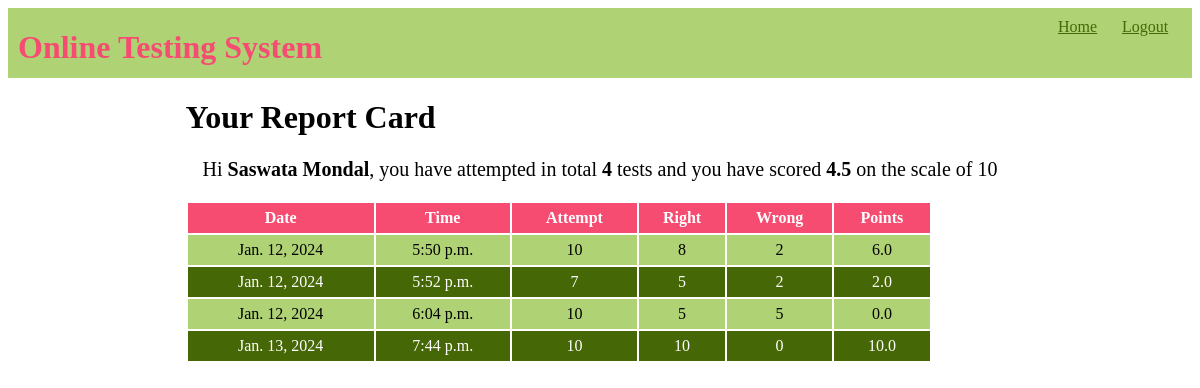
Page /OTS/test-History (signed in) on the committed database.
### OTS/models.py (models this page shows, shortened)
class Candidate(models.Model):
    username=models.CharField(primary_key=True,max_length=20)
    password=models.CharField(null=False,max_length=20)
    name=models.CharField(null=False,max_length=30)
    test_attempted=models.IntegerField(default=0)
    points=models.FloatField(default=0.0)

class Result(models.Model):
    resultid=models.BigAutoField(primary_key=True,auto_created=True)
    username=models.ForeignKey(Candidate,on_delete=models.CASCADE)
    date=models.DateField(auto_now=True)
    time=models.TimeField(auto_now=True)
    attempt=models.IntegerField()
    right=models.IntegerField()
    wrong=models.IntegerField()
    points=models.FloatField()

### OTS/views.py (the view)
# urls.py: path('test-History',testResultHistory,name='testHistory'),
def testResultHistory(request):
    if 'name' not in request.session.keys():
        res=HttpResponseRedirect("login")
    candidate=Candidate.objects.filter(username=request.session['username'])
    results=Result.objects.filter(username_id=candidate[0].username)
    context={'candidate':candidate[0],'results':results}
    res=render(request,'candidate_history.html',context)
    return res

### OTS/templates/candidate_history.html (shortened to what this page needs)
{% extends 'main.html'%}
{% block top%}
<a href="{% url 'OTS:home' %}">Home</a>
<a href="{% url 'OTS:logout' %}">Logout</a>
{%endblock%}
{% block content%}
<h1>Your Report Card</h1>
<div id="ii2">
    <p>Hi <span class="special"> {{candidate.name}}</span>,
        you have attempted in total <span class="special">{{candidate.test_attempted}}</span>
        tests and you have scored <span class="special">{{candidate.points}}</span> on the scale of 10</p>
</div>
<table>
    <tr>
        <th>Date</th>
        <th>Time</th>
        <th>Attempt</th>
        <th>Right</th>
        <th>Wrong</th>
        <th>Points</th>
    </tr>
    {% for r in results%}
        <tr>
            <td>{{r.date}}</td>
            <td>{{r.time}}</td>
            <td>{{r.attempt}}</td>
            <td>{{r.right}}</td>
            <td>{{r.wrong}}</td>
            <td>{{r.points}}</td>
        </tr>
    {% endfor%}
</table>
{%endblock%}

### OTS/static/theme.css (style rules this page uses)
* { font-family: 'Times New Roman', Times, serif; }
.top div.menu a { color: #456705; display: inline-block; min-width: 50px; margin-right: 10px; }
table { width: 90%; }
table tr:nth-child(odd) { background-color:#456705; color: white; height: 30px; }
table tr:nth-child(even) { background-color: #AFD275; height: 30px; }
table tr:first-child { background-color: #F64C72; }
table td { text-align: center; }
span.special { font-weight: bold; }
#ii2 { text-align: center; font-size: 20px; text-decoration:darkorchid; }

### rows in the picture
Candidate: name "Saswata Mondal", test_attempted "4", points "4.5"
Result: date "Jan. 12, 2024", time "5:50 p.m.", attempt "10", right "8", wrong "2", points "6.0"
Result: date "Jan. 12, 2024", time "5:52 p.m.", attempt "7", right "5", wrong "2", points "2.0"
Result: date "Jan. 12, 2024", time "6:04 p.m.", attempt "10", right "5", wrong "5", points "0.0"
Result: date "Jan. 13, 2024", time "7:44 p.m.", attempt "10", right "10", wrong "0", points "10.0"
